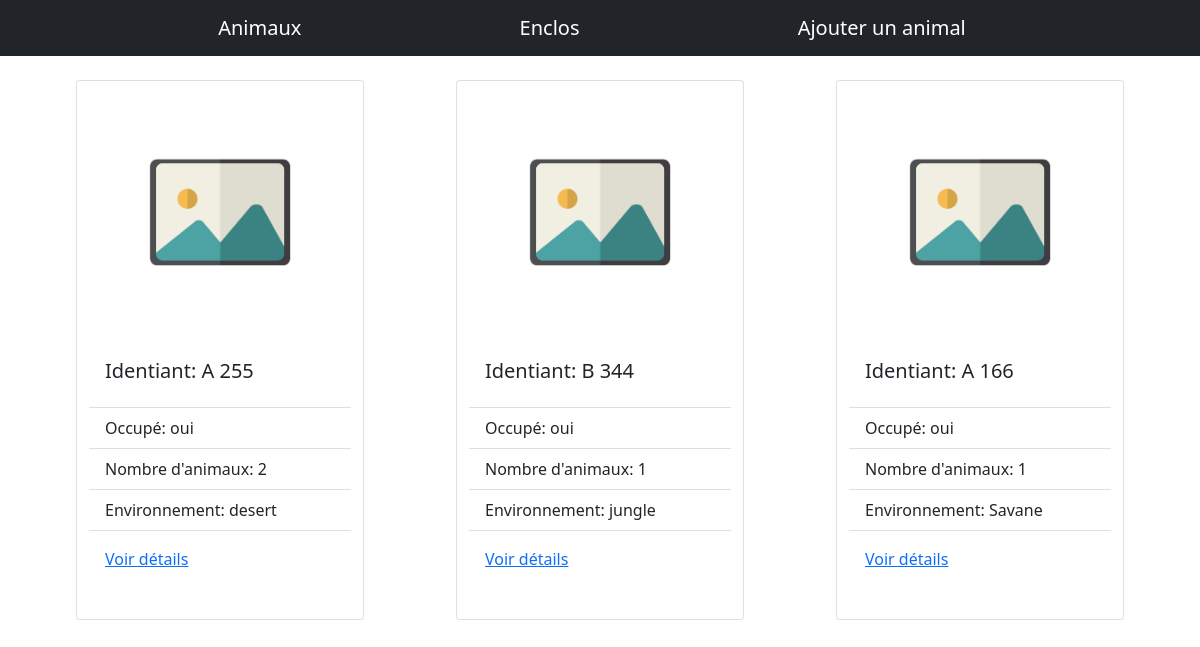
The page /enclos on the database its author committed.
### tables this page shows
CREATE TABLE IF NOT EXISTS `enclos` (
  `idEnclos` int(50) NOT NULL AUTO_INCREMENT,
  `nameEnclos` varchar(11) NOT NULL,
  `taille` int(11) NOT NULL,
  `vide` bit(1) NOT NULL,
  `capaciteMax` int(11) NOT NULL,
  `idZoo` varchar(50) NOT NULL,
  `IdEnvironnement` varchar(50) NOT NULL,
  PRIMARY KEY (`idEnclos`),
  KEY `idZoo` (`idZoo`),
  KEY `IdEnvironnement` (`IdEnvironnement`)
);

CREATE TABLE IF NOT EXISTS `environnement` (
  `IdEnvironnement` int(50) NOT NULL AUTO_INCREMENT,
  `name` varchar(50) NOT NULL,
  PRIMARY KEY (`IdEnvironnement`)
);

### Controllers/EncloController.php (called while the page is built, shortened)
<?php
final class EncloController
{
  public function index()
  {
    $bdd = new BDD();
    $bdd->connect();
    $pdo = $bdd->getPdo();
    $Enclo = new EncloModel($pdo);
    $resultEnclos = $Enclo->getAll();
    include "view/VueEnclos.php";
  }
}

### Classes/Entity.php (called while the page is built, shortened)
<?php
abstract class Entity
{
  public function __construct($pdo)
  {
    $this->pdo = $pdo;
  }
}

### Modeles/EncloModel.php (called while the page is built, shortened)
<?php
class EncloModel extends Entity
{
  public function getAll()
  {
    $req = $this->pdo->prepare(
      "SELECT e.*, en.name, COUNT(DISTINCT(a.idAnimal)) as Nombre  FROM enclos e
LEFT JOIN animal a ON
e.idEnclos= a.idEnclos
LEFT JOIN environnement en ON
e.IdEnvironnement = en.IdEnvironnement
group by e.idEnclos
"
    );
    $req->execute();
    $req->setFetchMode(PDO::FETCH_CLASS, Enclo::class);
    $result = $req->fetchAll();
    return $result;
  }
}

### view/VueEnclos.php (the view, shortened to what this page needs)
<head>
  <link href="https://cdn.jsdelivr.net/npm/bootstrap@5.0.0-beta3/dist/css/bootstrap.min.css" rel="stylesheet">
</head>
<body>
  <nav class="navbar navbar-dark bg-dark">
    <a class="navbar-brand" href="/">Animaux</a>
    <a class="navbar-brand" href="/enclos">Enclos</a>
    <a class="navbar-brand" href="/addanimal">Ajouter un animal</a>
  </nav>
  <div class="container mt-4  ">
    <div class="row d-flex justify-content-around">
      <?php
      foreach ($resultEnclos as $resultEnclo) {
      ?>
        <div class="card" style="width: 18rem;">
          <img class="card-img-top" src="./img/1.jpg" alt="Card image cap">
          <div class="card-body">
            <h5 class="card-title">Identiant: <?= $resultEnclo->nameEnclos ?> </h5>
          </div>
          <ul class="list-group list-group-flush">
            <li class="list-group-item">Occupé: <?= $resultEnclo->vide == 1 ? 'oui' : 'non';  ?></li>
            <li class="list-group-item">Nombre d'animaux: <?= $resultEnclo->Nombre  ?></li>
            <li class="list-group-item">Environnement: <?= $resultEnclo->name ?></li>
          </ul>
          <div class="card-body">
            <a href="/enclo?id=<?= $resultEnclo->idEnclos ?>">Voir détails</a>
          </div>
          <div class="card-body">
          </div>
        </div>
      <?php    }
      ?>
    </div>
  </div>
</body>
</html>

### rows shown on the page
enclos: nameEnclos "A 255", vide "oui", Nombre "2", IdEnvironnement.name "desert"
enclos: nameEnclos "B 344", vide "oui", Nombre "1", IdEnvironnement.name "jungle"
enclos: nameEnclos "A 166", vide "oui", Nombre "1", IdEnvironnement.name "Savane"
